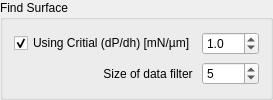
               <widget class="QGroupBox" name="groupBox_27">
                <property name="sizePolicy">
                 <sizepolicy hsizetype="Maximum" vsizetype="Preferred">
                  <horstretch>0</horstretch>
                  <verstretch>0</verstretch>
                 </sizepolicy>
                </property>
                <property name="title">
                 <string>Find Surface</string>
                </property>
                <layout class="QGridLayout" name="gridLayout_58">
                 <item row="0" column="2">
                  <widget class="QDoubleSpinBox" name="doubleSpinBox_Rate2findSurface_tabTipRadius">
                   <property name="sizePolicy">
                    <sizepolicy hsizetype="Maximum" vsizetype="Maximum">
                     <horstretch>0</horstretch>
                     <verstretch>0</verstretch>
                    </sizepolicy>
                   </property>
                   <property name="decimals">
                    <number>1</number>
                   </property>
                   <property name="value">
                    <double>1.000000000000000</double>
                   </property>
                  </widget>
                 </item>
                 <item row="0" column="1">
                  <widget class="QCheckBox" name="checkBox_UsingRate2findSurface_tabTipRadius">
                   <property name="sizePolicy">
                    <sizepolicy hsizetype="Maximum" vsizetype="Maximum">
                     <horstretch>0</horstretch>
                     <verstretch>0</verstretch>
                    </sizepolicy>
                   </property>
                   <property name="text">
                    <string>Using Critial (dP/dh) [mN/µm]</string>
                   </property>
                   <property name="checked">
                    <bool>true</bool>
                   </property>
                  </widget>
                 </item>
                 <item row="1" column="1">
                  <widget class="QLabel" name="label_85">
                   <property name="text">
                    <string>Size of data filter </string>
                   </property>
                   <property name="alignment">
                    <set>Qt::AlignRight|Qt::AlignTrailing|Qt::AlignVCenter</set>
                   </property>
                  </widget>
                 </item>
                 <item row="1" column="2">
                  <widget class="QSpinBox" name="spinBox_DataFilterSize_tabTipRadius">
                   <property name="value">
                    <number>5</number>
                   </property>
                  </widget>
                 </item>
                </layout>
               </widget>
